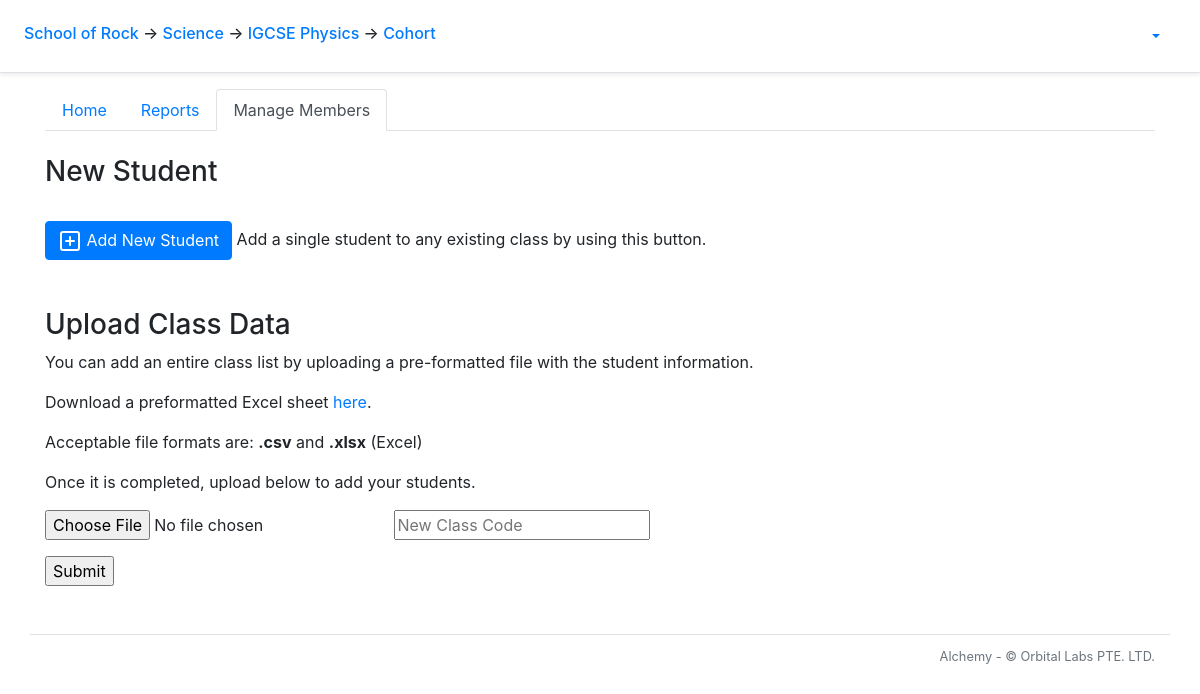
The page /course/1/cohort/manage_members on the database its author committed.
### alchemy/models.py (models this page shows, shortened)
class School(db.Model):
    __tablename__ = 'school'
    id = db.Column(db.Integer, primary_key=True)
    name = db.Column(db.String(50))
    departments = db.relationship('Department', backref='school')
    snapshots = db.relationship('Snapshot', backref='school')

class Department(db.Model):
    __tablename__ = 'department'
    id = db.Column(db.Integer, primary_key=True)
    name = db.Column(db.String(50))
    school_id = db.Column(db.Integer, db.ForeignKey('school.id'))
    courses = db.relationship('Course', backref='department')

class Course(db.Model):
    __tablename__ = 'course'
    id = db.Column(db.Integer, primary_key=True)
    name = db.Column(db.String(20), nullable=False)
    department_id = db.Column(db.Integer, db.ForeignKey('department.id'))
    questions = db.relationship('Question', backref = 'q_course')
    tags = db.relationship('Tag', backref='tag_course')
    clazzes = db.relationship('Clazz', backref='course')
    papers = db.relationship('Paper', backref='course')
    grade_levels = db.relationship('GradeLevel', backref='grade_levels')
    assessment_categories = db.relationship('AssessmentCategory', backref='assessment_categories')
    checkpoints = db.relationship('Checkpoint', backref='course')

### alchemy/views/cohort.py (the view)
@bp_cohort.route('/manage_members')
@auth_manager.require_group
def manage_members():
    return flask.render_template('course/cohort/manage_members.html', num_students = get_cohort_size(g.course))

### alchemy/auth_manager.py (called while the page is built)
def auth_enabled():
    return False

def require_group(func):
    @functools.wraps(func)
    def deco(*args, **kwargs):
        if not auth_enabled():
            g.current_user = None
        elif flask_jwt_extended.verify_jwt_in_request(optional=True):
            g.current_user = flask_jwt_extended.get_current_user()
        else:
            flask.abort(401)
        return func(*args, **kwargs)
    return deco

### alchemy/views/cohort.py (called while the page is built)
def get_cohort_size(course):
    num_students = 0
    for clazz in course.clazzes:
        num_students+=len(clazz.students)
    return num_students

@bp_cohort.url_value_preprocessor
def url_value_preprocessor(endpoint, values):
    g.cohort = "Cohort"

@bp_cohort.before_request
def before_request():
    g.html_title = f'{{{ g.course.name }}} - Current Cohort'
    g.student_paper_report_sections_string = 'OverviewSection,AdjacentGradesSection,ClazzSummarySection,CohortSummarySection,HighlightsSection,TagDetailsSection,QuestionDetailsSection'
    g.cohort_paper_report_sections_string = 'OverviewSection,OverviewPlotSection,OverviewDetailsSection,GradeOverviewSection,TagOverviewSection,QuestionOverviewSection,TagDetailsSection,QuestionDetailsSection'
    g.cohort_checkpoint_report_sections_string = 'OverviewSection,GradeOverviewSection,OverviewDetailsSection,TagOverviewSection'

### alchemy/views/course.py (called while the page is built)
@bp_course.url_value_preprocessor
def url_value_preprocessor(endpoint, values):
    g.course = models.Course.query.get_or_404(values.pop('course_id'))
    g.department = models.Department.query.get_or_404(g.course.department_id)
    g.school = models.School.query.get_or_404(g.department.school_id)

@bp_course.url_defaults
def url_defaults(endpoint, values):
    if 'course_id' not in values:
        values['course_id'] = g.course.id

@bp_course.before_request
def before_request():
    if 'html_title' not in g:
        g.html_title = f'Course - {g.course.name}'

### alchemy/views/department.py (called while the page is built)
@bp_department.url_defaults
def bp_department_url_defaults(endpoint, values):
    if 'department_id' not in values:
        values['department_id'] = g.department.id

### alchemy/views/school.py (called while the page is built)
@bp_school.url_defaults
def bp_school_url_defaults(endpoint, values):
    if 'school_id' not in values:
        values['school_id'] = g.school.id

### alchemy/templates/course/cohort/manage_members.html (shortened to what this page needs)
{% extends "course/cohort/layout.html" %}
{% block cohort_tab_content %}
  <h3>New Student</h3>
  <br>
  <button type="button" class="btn btn-primary" data-toggle="modal" data-target="#add_student">
    <span data-feather="plus-square"></span> Add New Student
  </button> Add a single student to any existing class by using this button.
  <br>
  {% import "course/cohort/add_student_macro.html" as add_student %}
  <br>
  <br>
  <h3>Upload Class Data</h3>
  <p>You can add an entire class list by uploading a pre-formatted file with the student information.</p>
  <p>Download a preformatted Excel sheet <a href="{{ url_for('course.cohort.download_class_template') }}">here</a>.</p>
  <p>Acceptable file formats are: <b>.csv</b> and <b>.xlsx</b> (Excel)</p>
  <p>Once it is completed, upload below to add your students.</p>
  <form method="post" action="{{ url_for('course.cohort.upload_class_data') }}" enctype="multipart/form-data">
    <div class="form-group">
      <input type="file" name="file" autocomplete="off" required>
      <input type="text" name="clazz_code" placeholder='New Class Code' required>
    </div>
    <input type="submit" value="Submit">
  </form>
{% endblock cohort_tab_content %}

### alchemy/templates/layout_start.html (shortened to what this page needs)
<!doctype html>
<html lang="en">
  <head>
      <link rel="stylesheet" href="https://stackpath.bootstrapcdn.com/bootstrap/4.5.0/css/bootstrap.min.css">
      <link rel="stylesheet" type="text/css" href="{{ url_for('static', filename='card-body.css') }}">
    </head>
    <body>
      <div class="p-3 px-md-4 mb-3 bg-white border-bottom shadow-sm">
        <div class="row justify-content-md-center">
          <div class="col d-flex align-items-baseline">
            <h6 class="mt-2 mr-3">
              {% if g.school %}
                <a href = "{{ url_for('school.index', school_id = g.school.id)}}">{{ g.school.name }}</a>
              {% else %}
                <b style="text-align: center;">Welcome to...</b>
              {% endif %}
              {% if g.department %}
                <span>&#8594;</span><a href = "{{ url_for('department.index', department_id = g.department.id) }}"> {{ g.department.name }}</a>
              {% endif %}
              {% if g.course %}
                <span>&#8594;</span><a href = "{{ url_for('course.index', course_id = g.course.id) }}"> {{ g.course.name }}</a>
              {% endif %}
              {% if g.cohort %}
                <span>&#8594;</span><a href = "{{ url_for('course.cohort.index') }}"> {{ g.cohort }}</a>
              {% endif %}
            </h6>
          </div>
          <div class="col-md-auto d-flex align-items-baseline">
            {% if 'current_user' in g %}
            <ul class="nav nav-pills">
              <li class="nav-item dropdown">
                <a class="nav-link dropdown-toggle" data-toggle="dropdown" href="#" role="button" aria-haspopup="true" aria-expanded="false">{{ g.current_user.username }}</a>
              </li>
            </ul>
            {% endif %}
          </div>
        </div>
      </div>

### rows shown on the page
School: school.name "School of Rock"
Department: department.name "Science"
Course: course.name "IGCSE Physics"

### other values the page prints
{{ g.cohort }} "Cohort"
